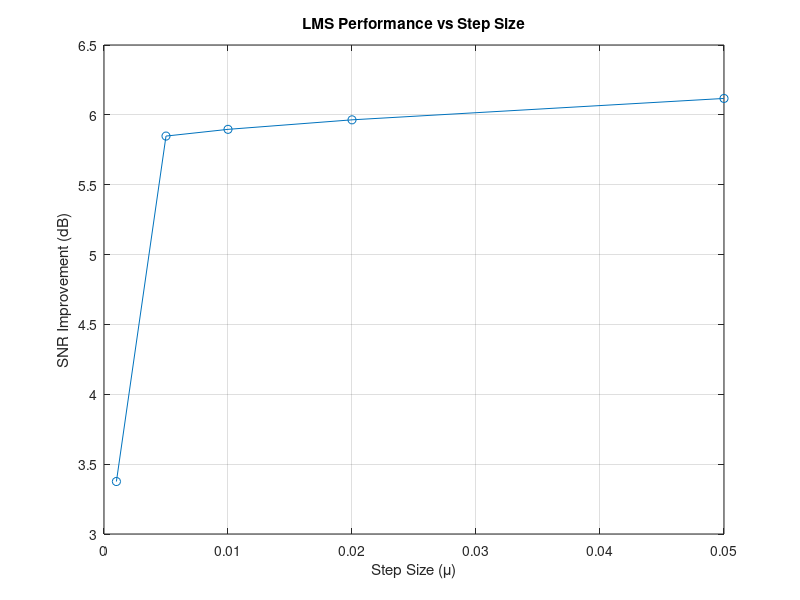

Source code (MATLAB):
clc;
clear;
close all;

% ------------------------------------------------
% COMMON PARAMETERS
% ------------------------------------------------

N = 1000;
M = 8;

n = 0:N-1;

% ------------------------------------------------
% SAME DESIRED SIGNAL AND NOISE FOR EVERY TEST
% ------------------------------------------------

rng(1);    % Fix random noise so comparison is fair

f = 0.05;

d = sin(2*pi*f*n);

noise = 0.5 * randn(1,N);

x = d + noise;

% ------------------------------------------------
% STEP-SIZE VALUES TO TEST
% ------------------------------------------------

mu_values = [0.001 0.005 0.01 0.02 0.05];

num_mu = length(mu_values);

% Storage for results
MSE_output = zeros(1,num_mu);
SNR_output = zeros(1,num_mu);
SNR_improvement = zeros(1,num_mu);

% ------------------------------------------------
% TEST EACH MU
% ------------------------------------------------

for m = 1:num_mu

    mu = mu_values(m);

    % Initialize coefficients
    w = zeros(M,1);

    % Output and error
    y = zeros(1,N);
    e = zeros(1,N);

    % LMS algorithm
    for k = M:N

        x_vec = x(k:-1:k-M+1).';

        % Filter output
        y(k) = w' * x_vec;

        % Error
        e(k) = d(k) - y(k);

        % Coefficient update
        w = w + mu * e(k) * x_vec;

    end

    % --------------------------------------------
    % PERFORMANCE AFTER CONVERGENCE
    % --------------------------------------------

    start_idx = 300;

    output_error = y(start_idx:end) - d(start_idx:end);

    input_error = x(start_idx:end) - d(start_idx:end);

    MSE_output(m) = mean(output_error.^2);

    input_MSE = mean(input_error.^2);

    SNR_output(m) = ...
        10*log10(mean(d(start_idx:end).^2) / MSE_output(m));

    input_SNR = ...
        10*log10(mean(d(start_idx:end).^2) / input_MSE);

    SNR_improvement(m) = SNR_output(m) - input_SNR;

end

% ------------------------------------------------
% DISPLAY RESULTS
% ------------------------------------------------

fprintf('\n========================================\n');
fprintf('       LMS STEP SIZE COMPARISON\n');
fprintf('========================================\n');

fprintf('\n   mu          MSE          SNR(dB)      Improvement(dB)\n');
fprintf('----------------------------------------------------------\n');

for m = 1:num_mu

    fprintf(' %.3f      %.6f       %.3f          %.3f\n', ...
        mu_values(m), ...
        MSE_output(m), ...
        SNR_output(m), ...
        SNR_improvement(m));

end

% ------------------------------------------------
% PLOT SNR IMPROVEMENT
% ------------------------------------------------

figure;

plot(mu_values, SNR_improvement, '-o');

xlabel('Step Size (\mu)');
ylabel('SNR Improvement (dB)');

title('LMS Performance vs Step Size');

grid on;
